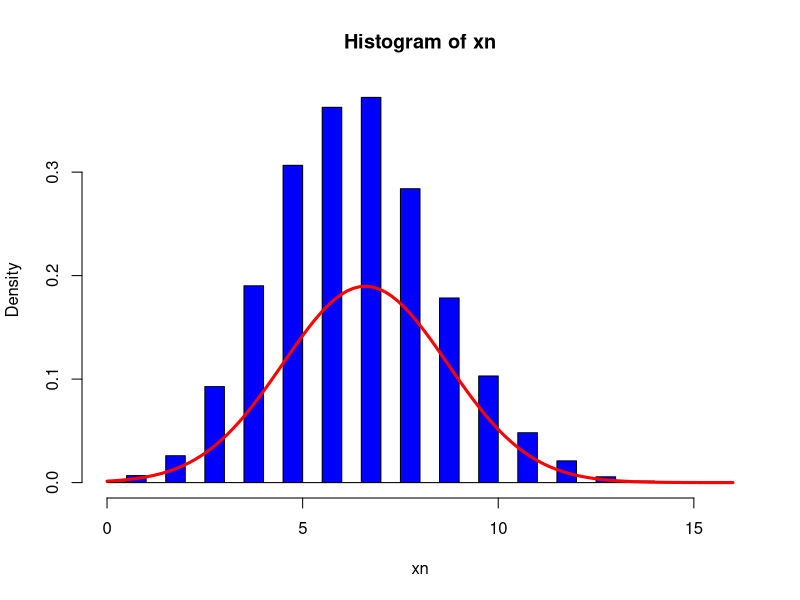
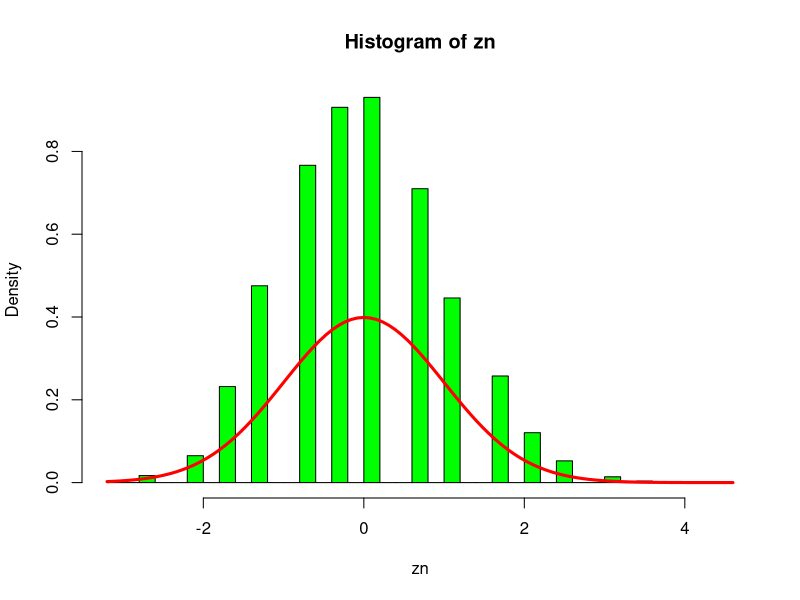
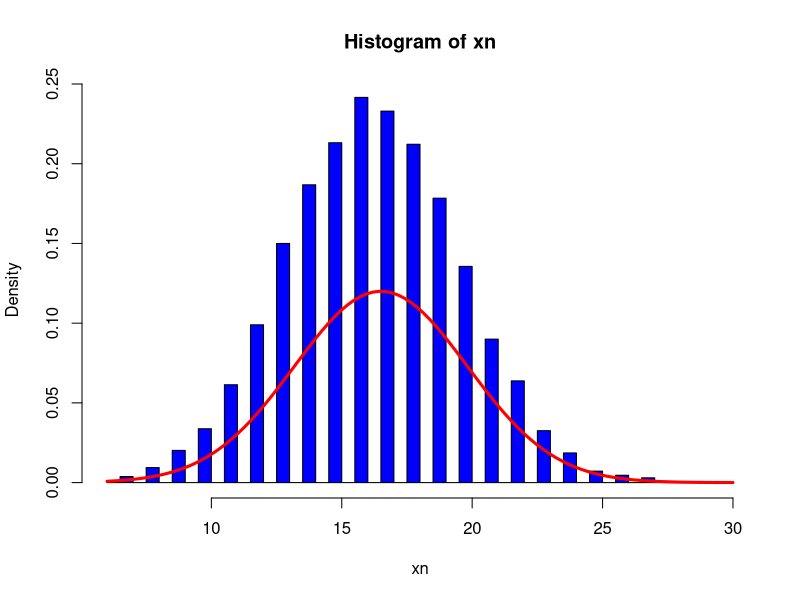
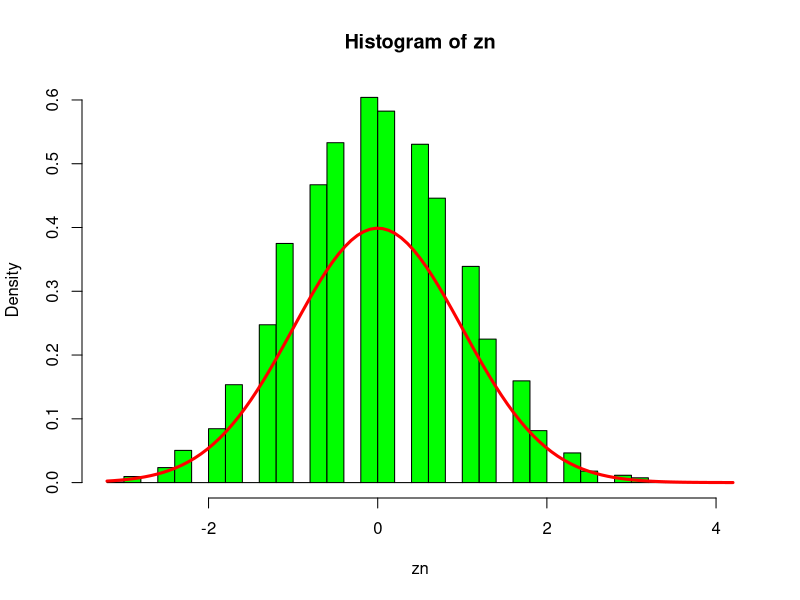
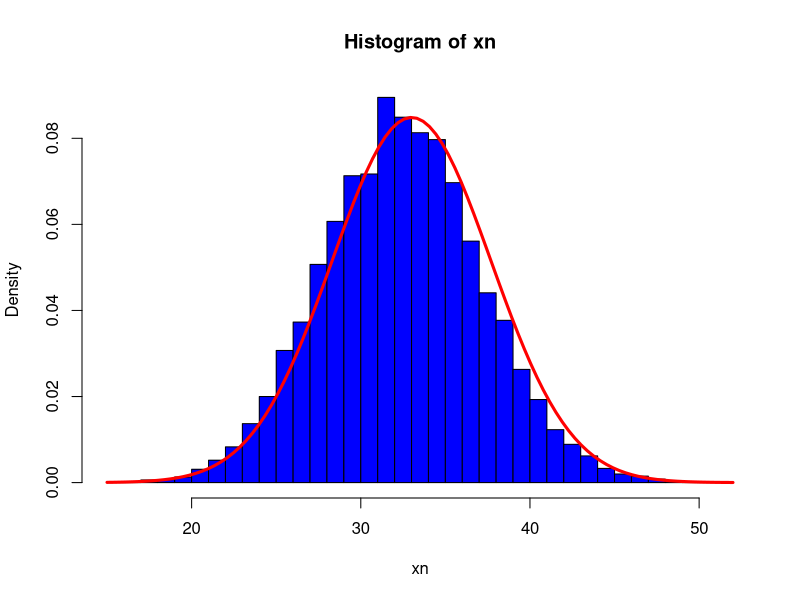
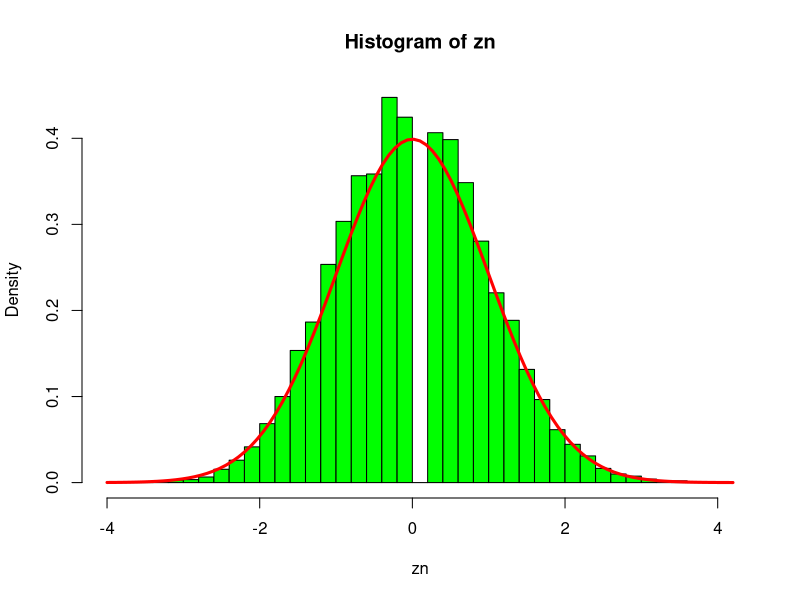
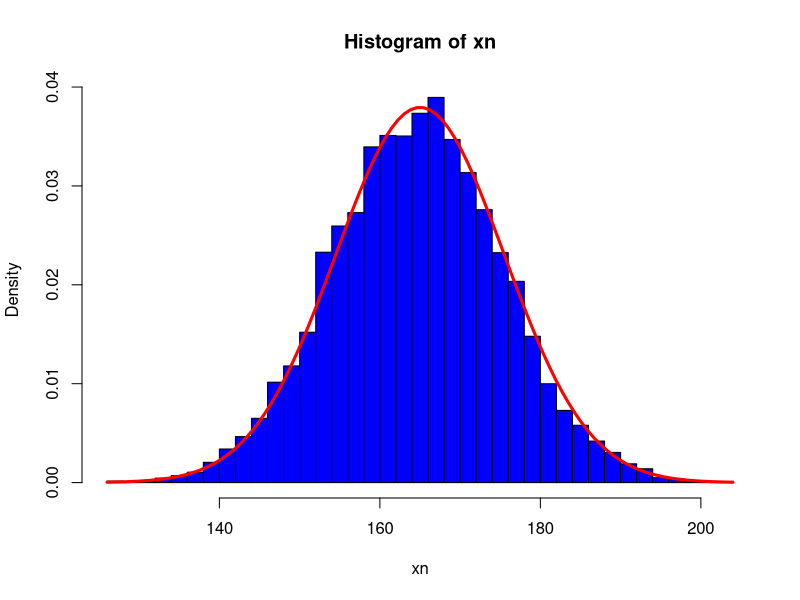
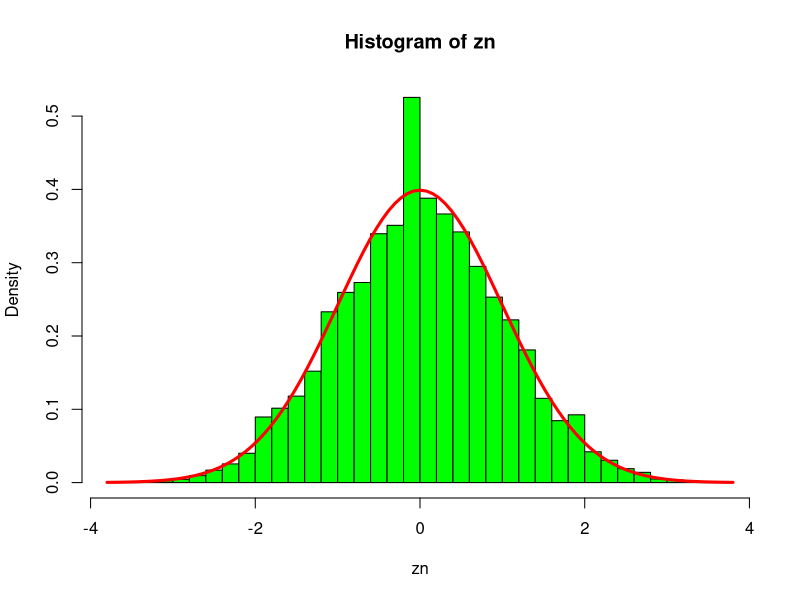

Generate these figures, in order, with R:

ns<- c(20,50,100 , 500) 
for(n in ns){
p<- 0.33 
samples <- 10000 
windows()

xn <- rbinom(samples, n, p)


mu <- n * p
sigma <- sqrt(n * p * (1 - p))


hist(xn, 
     prob = TRUE, 
     breaks = 40,
     col = "blue")


x <- seq(min(xn), max(xn), length = 100)
y <- dnorm(x, mean = mu, sd = sigma)

lines(x, y, col = "red", lwd = 3)


zn <- (xn - mu) / sigma


windows()
hist(zn, prob = TRUE, breaks = 40,col = "green")
curve(dnorm(x, 0, 1), add = TRUE, col = "red", lwd = 3)
}
